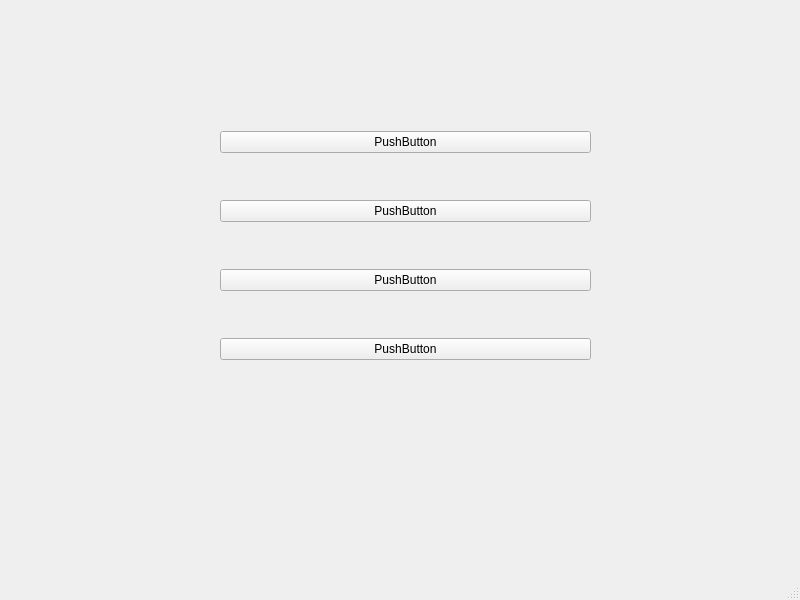
<?xml version="1.0" encoding="UTF-8"?>
<ui version="4.0">
 <class>MainWindow</class>
 <widget class="QMainWindow" name="MainWindow">
  <property name="geometry">
   <rect>
    <x>0</x>
    <y>0</y>
    <width>800</width>
    <height>600</height>
   </rect>
  </property>
  <property name="windowTitle">
   <string>MainWindow</string>
  </property>
  <widget class="QWidget" name="centralwidget">
   <widget class="QWidget" name="verticalLayoutWidget">
    <property name="geometry">
     <rect>
      <x>220</x>
      <y>90</y>
      <width>371</width>
      <height>311</height>
     </rect>
    </property>
    <layout class="QVBoxLayout" name="verticalLayout">
     <item>
      <widget class="QPushButton" name="pushButton_2">
       <property name="text">
        <string>PushButton</string>
       </property>
      </widget>
     </item>
     <item>
      <widget class="QPushButton" name="pushButton_3">
       <property name="text">
        <string>PushButton</string>
       </property>
      </widget>
     </item>
     <item>
      <widget class="QPushButton" name="pushButton_4">
       <property name="text">
        <string>PushButton</string>
       </property>
      </widget>
     </item>
     <item>
      <widget class="QPushButton" name="pushButton">
       <property name="text">
        <string>PushButton</string>
       </property>
      </widget>
     </item>
    </layout>
   </widget>
  </widget>
  <widget class="QMenuBar" name="menubar">
   <property name="geometry">
    <rect>
     <x>0</x>
     <y>0</y>
     <width>800</width>
     <height>26</height>
    </rect>
   </property>
  </widget>
  <widget class="QStatusBar" name="statusbar"/>
 </widget>
 <resources/>
 <connections/>
</ui>
